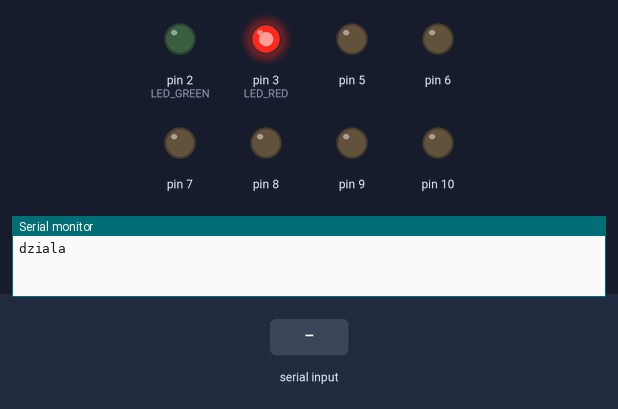
The sketch below on a simulated Arduino Uno, built with avr-gcc and run on an emulated ATmega328P. Parts: output pins drawn as LEDs (lit = HIGH), the last lines printed to the serial monitor. Dashed ring = blinking. The test bench sets the inputs (shaded band).

Above: at 1.2 s.
1.3 s: "forward:" received over Serial
At 2.56 s:
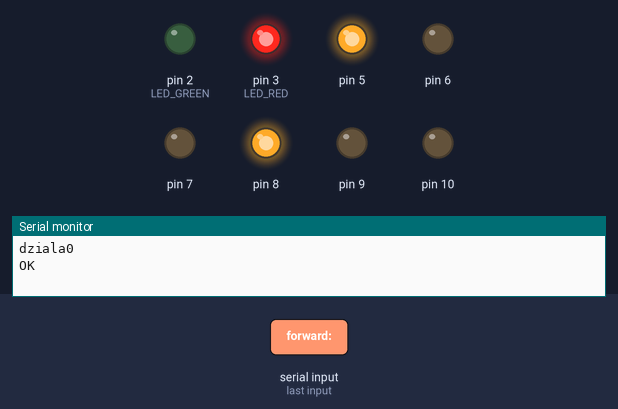
At 3.06 s:
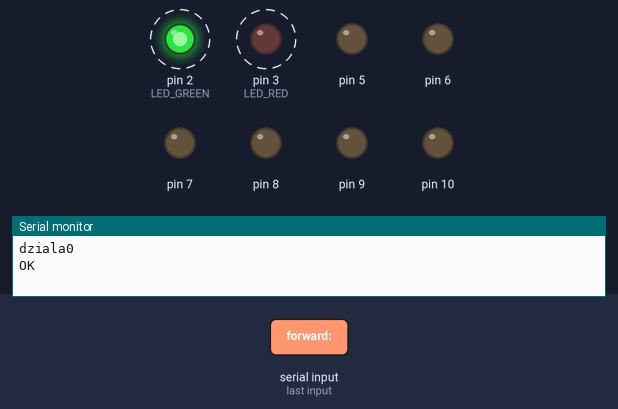
Timing chart, 0 to 10.3 s (numbered marks = the images above; inputs shaded):
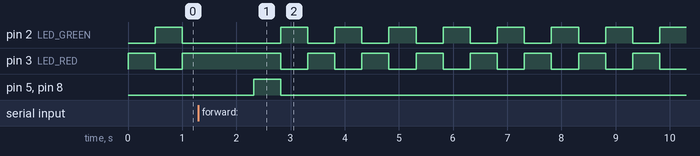

The sketch:

auto.ino
```cpp
#include "engine.hpp"
#define LED_RED 3
#define LED_GREEN 2

volatile unsigned int speed_car = 0;
Engine motor;
unsigned long led_time = 0;
String command;
String value;
;

void setup() {
  Serial.begin(9600);

  Serial.print ("dziala");
  motor.init(10, 9, 8, 7, 6, 5);
  pinMode(LED_RED, OUTPUT);
  pinMode(LED_GREEN, OUTPUT);
}

void led_blink() {
  if (millis() - led_time < 500 ) {
    digitalWrite(LED_RED, HIGH);
    digitalWrite(LED_GREEN, LOW);
    //Serial.println("GREEN");
  }
  else if (millis() - led_time < 1000 && millis() - led_time > 499)
  {
    digitalWrite(LED_RED, LOW);
    digitalWrite(LED_GREEN, HIGH);
    // Serial.println("RED");
  }
  else
  {
    led_time = millis();
  }
}
///////////////////////////////////////////////////////////////////////////////////////////////////////////////
void loop() {
  if (Serial.available() > 6) {


   // Serial.println("START");
    command =  Serial.readStringUntil(':');

    //Serial.println(command);

    value =  Serial.readStringUntil(';');
    speed_car = value.toInt();
    delay(10);
    while (Serial.available()) {
      Serial.read();
    }

    if (command == "forward" )
    {


      motor.go_forward();
      motor.set_power(speed_car);
      Serial.println(speed_car);
      Serial.println("OK");
    }

    else if (command == "fast" )
    {

      if (speed_car < 245) {
        speed_car += 10;
      }
      Serial.println("OK");
      motor.set_run_time(millis());
    }

    else if (command == "slow")
    {

      if ( speed_car > 20) {
        speed_car -= 10;
      }
      Serial.println("OK");
      motor.set_run_time(millis());
    }


    else if (command == "t_left")
    {
      Serial.println("OK");
      motor.turn_left(  speed_car);

    }

    else if (command == "t_right")
    {
      Serial.println("OK");
      motor.turn_right(speed_car);
    }


    else if (command == "back")
    {

      motor.go_back();
      motor.set_power(speed_car);
      Serial.println("OK");

    }
    else if (command == "STOP")
    {

      motor.hard_stop();
      Serial.println("OK");
    }
    else if (command == "left" )
    {

      motor.rotation_left();
      motor.set_power(speed_car);
      Serial.println("OK");
    }
    else if ( command == "right")
    {

      motor.rotation_right();
      motor.set_power(speed_car);
      Serial.println("OK");
    }

  }
  led_blink();
  motor.timeout(500);
}
```

engine.cpp
```cpp
#include "engine.hpp"
Engine::Engine()
{
}
Engine::~Engine()
{
}
void Engine::init(int pwmA, int pwmB,int BN1,int BN2,int AN1, int AN2)
{
 this -> pwmA=pwmA;
 this -> pwmB=pwmB;
 this -> BN1=BN1;
 this -> BN2=BN2;
 this -> AN1=AN1;
 this -> AN2=AN2;

  pinMode(pwmA,OUTPUT);
  pinMode(pwmB,OUTPUT);
  pinMode(BN1,OUTPUT);
  pinMode(BN2,OUTPUT);
  pinMode(AN1,OUTPUT);
  pinMode(AN2,OUTPUT);
  hard_stop();

}

 void Engine::turn_left (int deflexion){
  analogWrite (pwmA, power);
  analogWrite (pwmB, power-deflexion);
  run_time=millis();
 }
 void Engine::turn_right (int deflexion){
  analogWrite (pwmB, power);
  analogWrite (pwmA, power-deflexion);
  run_time=millis();
 }
void Engine::set_power (int power){
  if (power > 255)
  {
    power = 255;
  }
  else{
  this -> power = power;
  }
 analogWrite (pwmA, power);
 analogWrite (pwmB, power);
run_time=millis();
}
 void Engine::timeout (long _time){
  if (millis()-run_time > _time){
    hard_stop();
  }
 }
 void Engine::set_run_time (unsigned long int t){
  run_time=t;
 }
 void  Engine::rotation_right(){
  set_power(0);

  digitalWrite(AN2,LOW);
  digitalWrite(AN1,HIGH);

  digitalWrite(BN2,LOW);
  digitalWrite(BN1,HIGH);

  run_time=millis();
 }
 void  Engine::rotation_left(){
  set_power(0);
  digitalWrite(AN1,LOW);
  digitalWrite(AN2,HIGH);
  digitalWrite(BN1,LOW);
  digitalWrite(BN2,HIGH);
  run_time=millis();
 }
  void Engine::go_forward(){
    set_power(0);

  digitalWrite(AN1,LOW);
  digitalWrite(AN2,HIGH);

  digitalWrite(BN2,LOW);
  digitalWrite(BN1,HIGH);
  run_time=millis();
  }
 void Engine::go_back(){
  set_power(0);


  digitalWrite(AN2,LOW);
  digitalWrite(AN1,HIGH);
  digitalWrite(BN1,LOW);
  digitalWrite(BN2,HIGH);

 run_time=millis();
 }
 void Engine::hard_stop (){
  set_power(0);
  analogWrite (pwmB,power);
  analogWrite (pwmA,power);
  digitalWrite(AN2,LOW);
  digitalWrite(AN1,LOW);
  digitalWrite(BN2,LOW);
  digitalWrite(BN1,LOW);
 }
```

engine.hpp
```cpp
#include <arduino.h>
class Engine {
 public:
  Engine();
  ~Engine();
 void init(int pwmA, int pwmB,int BN1,int BN2,int AN1, int AN2);
 void turn_left (int deflexion);
 void turn_right (int deflexion);
 void set_power (int power);
 void timeout (long _time);
 void rotation_right();
 void rotation_left();
 void go_forward();
 void go_back();
 void hard_stop();
 void set_run_time (unsigned long int t);
 private:
 volatile unsigned int power;
 volatile unsigned long run_time;
 int pwmA;
 int pwmB;
 int BN1;
 int BN2;
 int AN1;
 int AN2;

};
```

Measured:
- after the input at 1.3 s, pin 5, pin 8: LOW → HIGH after 1.0 s, → LOW 0.50 s later
- by itself, pin 2 (LED_GREEN), pin 3 (LED_RED): alternates HIGH for 0.50 s and LOW for 0.50 s
